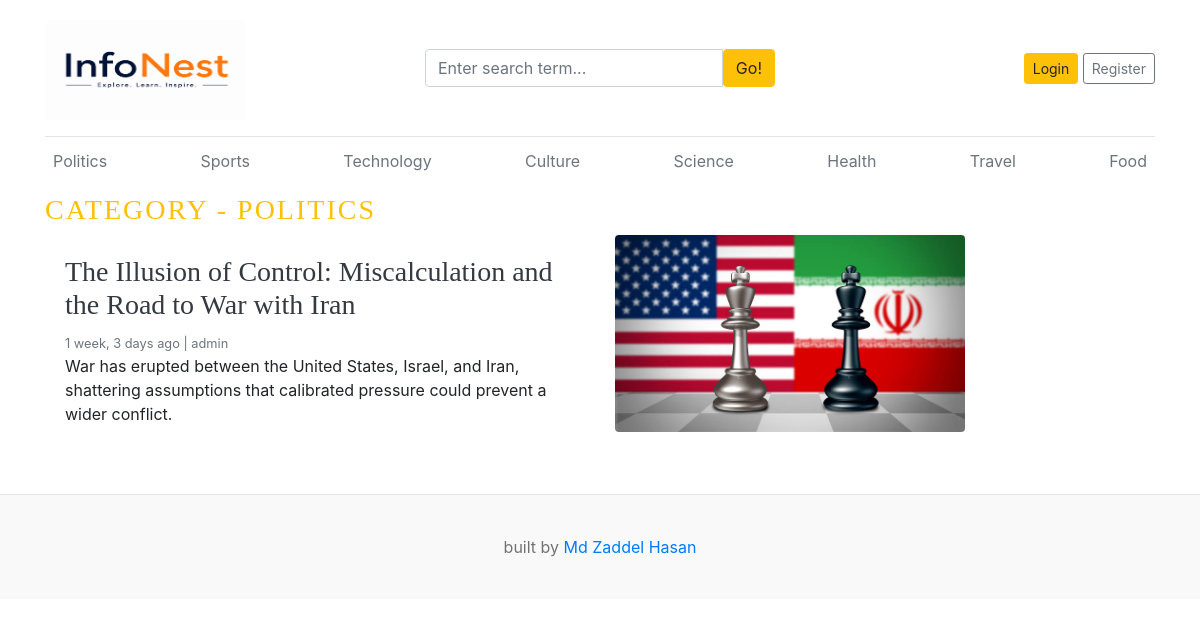
Screenshot of /category/posts-by-category/1/ with the database file from the repository.
### blogs/models.py (models this page shows, shortened)
class Category(models.Model):
    category_name = models.CharField(max_length=100,unique=True)
    created_at = models.DateTimeField(auto_now_add=True)
    updated_at = models.DateTimeField(auto_now=True)
    class Meta:
        verbose_name = 'Category'
        verbose_name_plural = 'Categories'
    def __str__(self):
        return self.category_name

class Blog(models.Model):
    title = models.CharField(max_length=200)
    slug = models.SlugField(max_length=200, unique=True, blank=True)
    category = models.ForeignKey(Category, on_delete=models.CASCADE)
    author = models.ForeignKey(User, on_delete=models.CASCADE)
    featured_image = models.ImageField(upload_to='uploads/%Y/%m/%d/')
    short_description = models.TextField(max_length=500)
    blog_body = models.TextField(max_length=2000)
    status = models.CharField(max_length=20, choices=STATUS_CHOICES, default="Draft")
    is_featured = models.BooleanField(default=False)
    created_at = models.DateTimeField(auto_now_add=True)
    updated_at = models.DateTimeField(auto_now=True)
    class Meta:
        verbose_name = 'Blog'
        verbose_name_plural = 'Blogs'

### blogs/views.py (the view)
# urls.py: path('posts-by-category/<int:category_id>/', views.category_posts, name='posts_by_category'),
def category_posts(request, category_id):
    category = get_object_or_404(Category, pk=category_id)
    posts = Blog.objects.filter(status='Published', category=category)
    if not posts.exists():
        raise Http404("No posts found for this category.")
    context = {
        'posts': posts,
        'category': category,
        'category_id': category_id,
    }
    return render(request, 'category_posts.html', context)

### blogs/context_processors.py (called while the page is built)
def get_categories(request):
    categories = Category.objects.all()
    return dict(categories=categories)

def get_social_link(request):
    social_links = SocialLink.objects.all()
    return dict(social_links=social_links)

### templates/category_posts.html
{% extends 'base.html' %}
{% block content %}
<h3 class=" text-uppercase text-warning" style="letter-spacing: 2px;">Category - {{ category }}</h3>
    <div class="row mb-2">
    {% if posts.count == 0 %}
        <p>No post found</p>
    {% else %}
        {% for post in posts %}
            <div class="col-md-6">
                <div class="card border-0" >
                    <div class="card-body">
                        <h3><a href="{% url 'blogs' post.slug %}" class="text-dark">{{ post.title }}</a></h3>
                        <small class="mb-1 text-muted">{{ post.created_at| timesince }} ago | {{ post.author }}</small>
                        <p class="card-text">{{ post.short_description | truncatewords:20 }}</p>
                    </div>
                </div>
            </div>
            <div class="col-md-4">
                <img class="img-fluid rounded " src="{{ post.featured_image.url }}" alt="{{ post.title }}"/>
            </div>
        {% endfor %}
    {% endif %}
    </div>
</div>
{% endblock %}

### templates/base.html (shortened to what this page needs)
{% load static %}
<!DOCTYPE html>
<html lang="en">
<head>
    <link href="https://getbootstrap.com/docs/4.0/dist/css/bootstrap.min.css" rel="stylesheet">
    <link href="{% static 'css/blog.css' %}" rel="stylesheet">
    <link rel="stylesheet" href="https://cdnjs.cloudflare.com/ajax/libs/font-awesome/4.7.0/css/font-awesome.min.css">
  </head>
<body>
    <div class="container">
      <header class="blog-header py-3">
        <div class="row flex-nowrap justify-content-between align-items-center">
          <div class="col-4 pt-1">
            <a class="blog-header-logo text-dark" href="/"><img src="{% static 'images/logo.png' %}" alt="Logo" width="200" height="100"></a>
          </div>
          <div class="col-4">
            <form action="{% url 'search' %}" method="GET">
              <div class="input-group">
                <input class="form-control" type="text" name="keyword" value="{{ keyword }}" placeholder="Enter search term..." aria-label="Enter search term..." aria-describedby="button-search" />
                <button type="submit" class="btn btn-warning rounded-right" id="button-search" type="button">Go!</button>
            </div>
            </form>
          </div>
          <div class="col-4 d-flex justify-content-end align-items-center">
            {% if not user.is_authenticated %}
            <a class="btn btn-sm btn-warning" href="{% url 'login' %}">Login</a> &nbsp;
            <a class="btn btn-sm btn-outline-secondary" href="{% url 'register' %}">Register</a>
            {% else %}
            <span><a href="{% url 'dashboard' %}">Dashboard</a></span> &emsp;
            <span><a href="{% url 'logout' %}">Logout</a></span>
            {% endif %}
          </div>
        </div>
      </header>
      <div class="nav-scroller py-1 mb-2">
        <nav class="nav d-flex justify-content-between">
          {% for cat in categories %}
          <a class="p-2 text-muted" href="{% url 'posts_by_category' cat.id %}">{{ cat.category_name }}</a>
          {% endfor %}
        </nav>
      </div>
{% block content %}
{% endblock %}
    <footer class="blog-footer mt-5">
        <p> built by <a href="#">Md Zaddel Hasan</a></p>
    </footer>
</body>
</html>

### blog_main/static/css/blog.css (style rules this page uses)
.blog-header { border-bottom: 1px solid #e5e5e5; }
.blog-header-logo { font-family: "Playfair Display", Georgia, "Times New Roman", serif; font-size: 2.25rem; }
h1, h2, h3, h4, h5, h6 { font-family: "Playfair Display", Georgia, "Times New Roman", serif; }
.blog-footer { padding: 2.5rem 0; color: #727272; text-align: center; background-color: #f9f9f9; border-top: .05rem solid #e5e5e5; }
.blog-footer p:last-child { margin-bottom: 0; }

### rows the page displays
Category: category_name "Politics", category_name "POLITICS"
Category: category_name "Sports"
Category: category_name "Technology"
Category: category_name "Culture"
Category: category_name "Science"
Category: category_name "Health"
Category: category_name "Travel"
Category: category_name "Food"
Blog: title "The Illusion of Control: Miscalculation and the Road to War with Iran", created_at "1 week, 3 days", author "admin", short_description "War has erupted between the United States, Israel, and Iran, shattering assumptions that calibrated pressure could prevent a wider conflict.", featured_image (picture)
